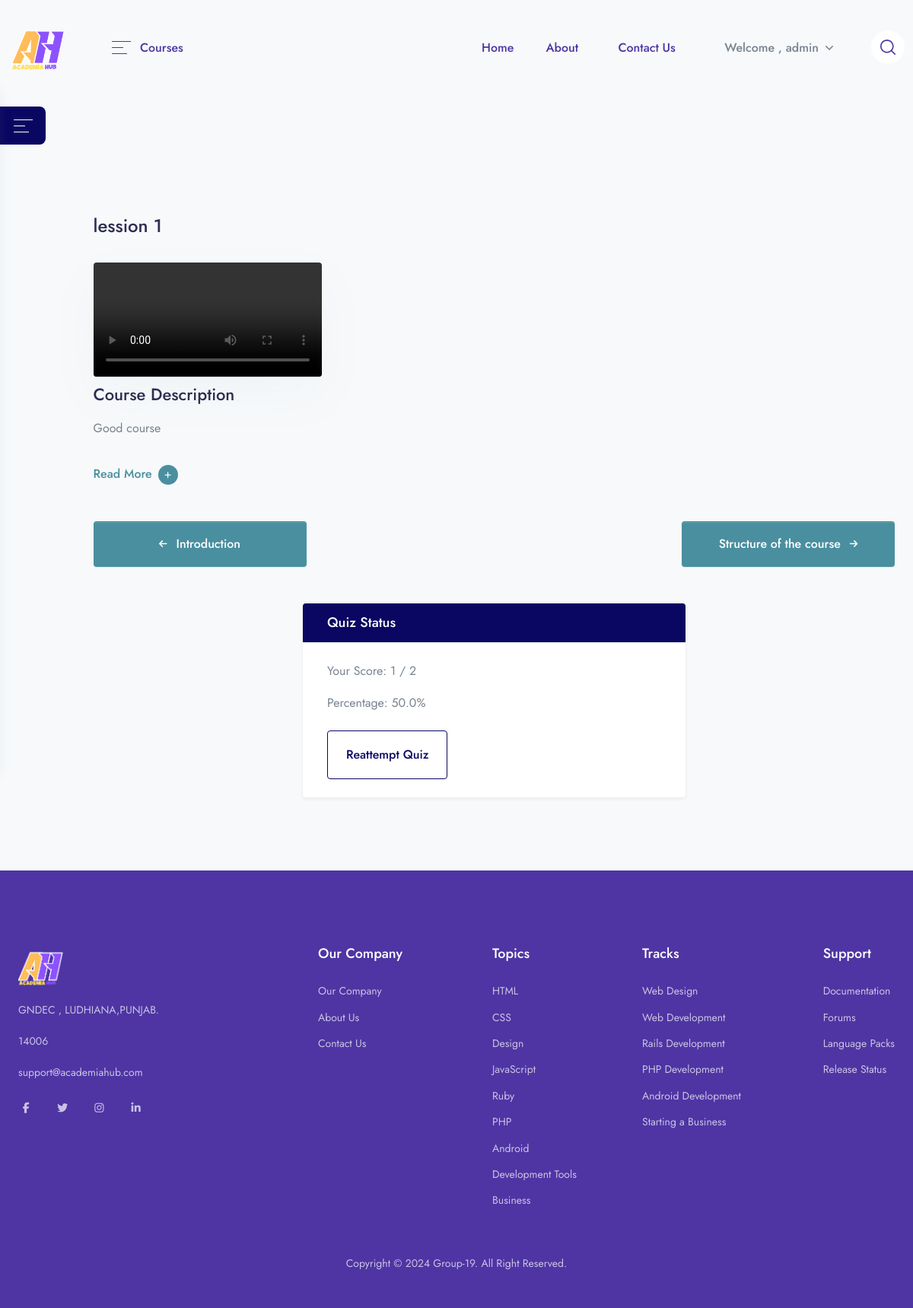
/course/watch_course/course?lecture=1 (signed in), run on the app's committed database.
### app/models.py (models this page shows, shortened)
class Video(models.Model):
    serial_number = models.IntegerField(null=True)
    thumbnail = models.ImageField(upload_to="Media/Yt_Thumbnail", null=True)
    course = models.ForeignKey(Course, on_delete=models.CASCADE)
    lesson = models.ForeignKey(Lesson, on_delete=models.CASCADE)
    title = models.CharField(max_length=100)
    video_file = models.FileField(upload_to="Media/Videos", null=True, blank=True)
    time_duration = models.IntegerField(null=True)
    preview = models.BooleanField(default=False)
    quiz = models.ForeignKey(
        Quiz, on_delete=models.SET_NULL, null=True, blank=True, related_name="videos"
    )

class Course(models.Model):
    STATUS = (
        ("PUBLISH", "PUBLISH"),
        ("DRAFT", "DRAFT"),
    )
    featured_image = models.ImageField(upload_to="Media/featured_image", null=True)
    featured_video = models.CharField(max_length=300, null=True)
    title = models.CharField(max_length=500)
    created_at = models.DateTimeField(auto_now_add=True)
    author = models.ForeignKey(Author, on_delete=models.CASCADE, null=True)
    category = models.ForeignKey(Categories, on_delete=models.CASCADE)
    language = models.ForeignKey(Language, on_delete=models.CASCADE, null=True)
    deadline = models.CharField(max_length=100, null=True)
    level = models.ForeignKey(Level, on_delete=models.CASCADE, null=True)
    description = models.TextField()
    price = models.IntegerField(null=True, default=0)
    discount = models.IntegerField(null=True)
    slug = models.SlugField(default="", max_length=255, null=True, blank=True)
    status = models.CharField(choices=STATUS, max_length=100, null=True)
    certificate = models.CharField(null=True, default=False, max_length=100)

class UserQuizScore(models.Model):
    user = models.ForeignKey(User, on_delete=models.CASCADE)
    quiz = models.ForeignKey(Quiz, on_delete=models.CASCADE)
    score = models.IntegerField()
    total = models.IntegerField()
    percentage = models.FloatField()
    last_attempted = models.DateTimeField(auto_now=True)
    class Meta:
        unique_together = ('user', 'quiz')  # Ensures a unique record for each user-quiz pair

### LMS/views.py (the view)
# urls.py: path("course/watch_course/<slug:slug>", views.WATCH_COURSE, name="watch_course"),
def WATCH_COURSE(request, slug):
    course = get_object_or_404(Course, slug=slug)
    try:
        enrollment = UserCourse.objects.get(user=request.user, course=course)
    except UserCourse.DoesNotExist:
        raise Http404("You are not enrolled in this course.")
    lecture_id = request.GET.get("lecture")
    if lecture_id:
        video = get_object_or_404(Video, id=lecture_id, course=course)
    else:
        video = Video.objects.filter(course=course).order_by("serial_number").first()
    if not video:
        raise Http404("No videos are available in this course.")
    quiz = video.quiz
    user_quiz_score = UserQuizScore.objects.filter(user=request.user, quiz=quiz).first() if quiz else None
    context = {
        "course": course,
        "video": video,
        "lecture": lecture_id,
        "quiz": quiz,
        "user_quiz_score": user_quiz_score,
    }
    return render(request, "course/watch_course.html", context)

### templates/course/watch_course.html (shortened to what this page needs)
{% extends 'base.html' %}
{% load static %}
{% block content %}
<div class="mt-15 mt-md-11 pt-md-3">
    <div class="sidebar-collapse">
        <a class="text-white bg-primary rounded-right-lg p-4 w-60p h-50p" data-bs-toggle="collapse"
            href="#sidebarcollapseExample" role="button" aria-expanded="false" aria-controls="sidebarcollapseExample">
            <svg width="25" height="17" viewBox="0 0 25 17" xmlns="http://www.w3.org/2000/svg">
                <rect width="25" height="1" fill="currentColor" />
                <rect y="8" width="15" height="1" fill="currentColor" />
                <rect y="16" width="20" height="1" fill="currentColor" />
            </svg>
        </a>
    </div>
    <div class="container">
        <div class="row mb-11">
            <div class="col-lg-11 col-wd-12 ms-lg-auto pt-11 pt-lg-8">
                <h2 class="font-size-xl mb-6">
                    {{video.title}}
                </h2>
                <video controls id="video-{{ video.id }}" class="rounded shadow-light-lg">
                    <source src="/{{ video.video_file }}" type="video/mp4">
                </video>
                <h3 class="">Course Description</h3>
                <p class="mb-6 line-height-md">{{course.description}}</p>
                <a class="text-teal read-more h6 d-inline-block mb-8" data-bs-toggle="collapse"
                    href="#readcollapseExample" role="button" aria-expanded="false" aria-controls="readcollapseExample">
                    <span class="d-inline-flex align-items-center more">
                        Read More
                        <span
                            class="d-flex align-items-center justify-content-center bg-teal rounded-circle ms-2 p-2 w-26p">
                            <i class="fas fa-plus font-size-10 text-white"></i>
                        </span>
                    </span>
                </a>
                <div class="d-md-flex align-items-center justify-content-between mb-8">
                    <a href="#"
                        class="btn btn-teal d-flex align-items-center text-white mb-5 mb-md-0 btn-block mw-md-280p justify-content-center">
                        <i class="fas fa-arrow-left font-size-xs"></i>
                        <span class="ms-3">Introduction</span>
                    </a>
                    <a href="#"
                        class="btn btn-teal d-flex align-items-center text-white btn-block mw-md-280p justify-content-center mt-0">
                        <span class="me-3">Structure of the course</span>
                        <i class="fas fa-arrow-right font-size-xs"></i>
                    </a>
                </div>
                <div class="container mt-4 d-flex justify-content-center">
                    <div class="quiz-section" style="max-width: 50%; width: 100%;">
                        {% if quiz %}
                        <div class="card border-primary shadow-sm">
                            <div class="card-header bg-primary text-white">
                                <h5 class="mb-0 text-white">Quiz Status</h5>
                            </div>
                            <div class="card-body">
                                {% if user_quiz_score %}
                                <p class="card-text font-weight-bold">
                                    Your Score: {{ user_quiz_score.score }} / {{ user_quiz_score.total }}
                                </p>
                                <p class="card-text font-weight-bold">
                                    Percentage: {{ user_quiz_score.percentage }}%
                                </p>
                                <button type="button" class="btn btn-outline-primary btn-lg mt-2" onclick="startQuiz()">
                                     Reattempt Quiz
                                </button>
                                {% else %}
                                <p class="card-text text-muted">Ready to test your knowledge? Click below to start the
                                    quiz.</p>
                                <button type="button" class="btn btn-primary btn-lg mt-2" onclick="startQuiz()">
                                    <i class="bi bi-play-circle"></i> Take Quiz
                                </button>
                                {% endif %}
                            </div>
                        </div>
                        {% endif %}
                    </div>
                </div>
            </div>
        </div>
    </div>
</div>
{% endblock content %}

### templates/components/header.html (shortened to what this page needs)
{% load static %}
<header class="navbar navbar-expand-xl navbar-light">
    <div class="container">
        <a class="navbar-brand" href="{% url 'home' %}">
            <img src="{% static 'assets/img/brand.png' %}" class="navbar-brand-img" alt="...">
        </a>
        <ul class="navbar-nav navbar-vertical ms-xl-4 d-none d-xl-flex">
            <li class="nav-item dropdown">
                <a class="nav-link pb-4 mb-n4 px-0 pt-0" id="navbarVerticalMenu" data-bs-toggle="dropdown" href="#"
                    aria-haspopup="true" aria-expanded="false">
                    <div class="py-3 px-5 d-flex align-items-center">
                        <div class="me-3 ms-1 text-gigas d-flex">
                            <svg width="25" height="17" viewBox="0 0 25 17" xmlns="http://www.w3.org/2000/svg">
                                <rect width="25" height="1" fill="currentColor" />
                                <rect y="8" width="15" height="1" fill="currentColor" />
                                <rect y="16" width="20" height="1" fill="currentColor" />
                            </svg>
                        </div>
                        <span class="text-gigas fw-medium me-1">Courses</span>
                    </div>
                </a>
            </li>
        </ul>
        <div class="collapse navbar-collapse z-index-lg" id="navbarCollapse">
            <ul class="navbar-nav ms-auto">
                <li class="nav-item dropdown dropdown-full-width ">
                    <a class="nav-link px-xl-4 text-gigas" href="{% url 'home' %}">
                        <span>Home</span>
                    </a>
                </li>
                <li class="nav-item dropdown dropdown-full-width">
                    <a class="nav-link text-gigas" href="{% url 'about_us' %}">
                        About
                    </a>
                </li>
                <li class="nav-item dropdown dropdown-full-width">
                    <a class="nav-link text-gigas" href="{% url 'contact_us' %}">
                        Contact Us
                    </a>
                </li>
                {% if user.is_authenticated and user.first_name == '' %}
                <li class="nav-item dropdown border-0 px-1 px-md-3">
                    <a class="nav-link dropdown-toggle" id="user" data-bs-toggle="dropdown" href="#"
                        aria-haspopup="true" aria-expanded="false">
                        Welcome , {{user.username}}
                    </a>
                </li>
                {% endif %}
            </ul>
        </div>
        <ul class="navbar-nav flex-row ms-n4 ms-sm-auto ms-xl-0 me-n2 me-md-n4">
            <li class="nav-item border-0 px-1 px-md-3 d-none d-370-block d-xl-block">
                <a class="nav-link d-flex p-3 bg-white-all rounded-circle search-mobile text-gigas icon-xs"
                    data-bs-toggle="collapse" href="#collapseSearchMobile" role="button" aria-expanded="false"
                    aria-controls="collapseSearchMobile">
                </a>
            </li>
        </ul>
    </div>
</header>

### data on the page
Video: title "lession 1"
Course: description "Good course"
UserQuizScore: score "1", total "2", percentage "50.0"

### other printed values
{{ user.username }} "admin"
